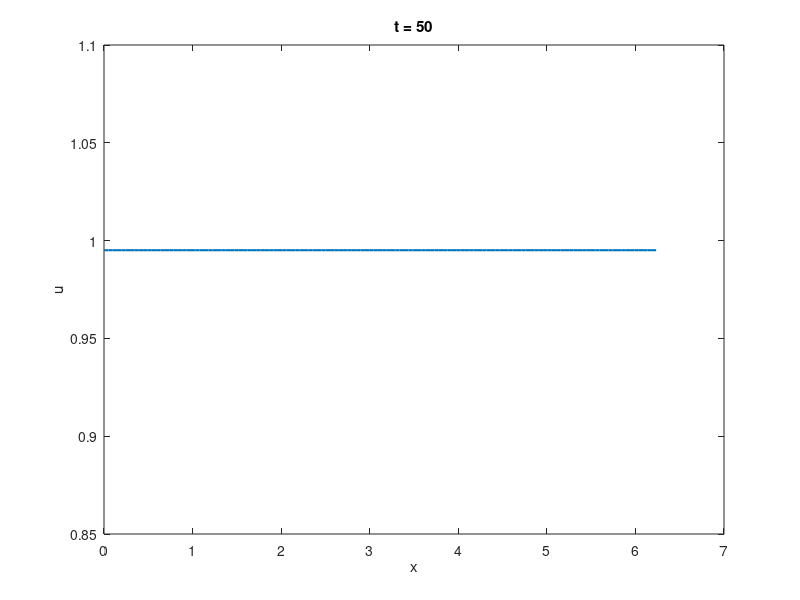
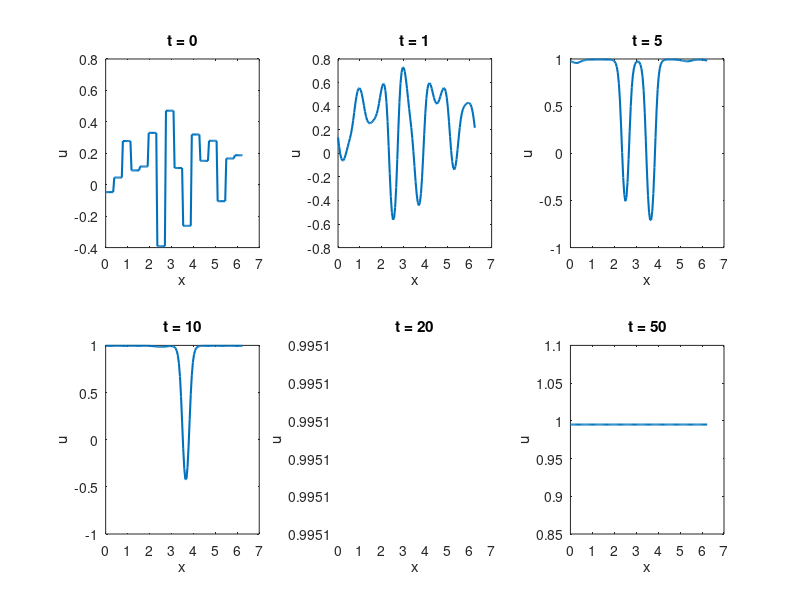

The MATLAB script that drew these images, in order:
% 半隐式方法解具有周期边值条件的Allen-Cahn方程
% 添加非线性项g(u)=λu^5

% 参数设置
gamma = 0.01;     % 扩散系数
epsilon = 0.1;     % 界面宽度参数
lambda = 0.01;    % 非线性项系数
N = 128;          % 空间离散点数
dt = 0.1;         % 时间步长
tmax = 50;        % 最大计算时间
nt = tmax/dt;     % 时间步数

% 空间离散
L = 2*pi;         % 计算区域长度
dx = L/N;         % 空间步长
x = (0:N-1)'*dx; % 空间网格点

% 波数
k = [0:N/2-1 0 -N/2+1:-1]'; % 波数向量

% 初始条件（随机分块）
u = zeros(N,1);
nb = 8;  % 分块数
for j = 0:N/nb-1
    u(j*nb+1:(j+1)*nb) = (rand(1)-0.5)*ones(nb,1);
end

% 存储结果用于绘图
plot_times = [0 1 5 10 20 50]; % 需要绘图的时间点
plot_indices = round(plot_times/dt) + 1;
plot_indices = plot_indices(plot_indices <= nt+1);
results = zeros(N, length(plot_indices));
result_index = 1;

if plot_indices(1) == 1
    results(:, result_index) = u;
    result_index = result_index + 1;
end

% 时间推进
figure(1);
plot(x, u, 'LineWidth', 1.5);
title(['t = 0']);
xlabel('x');
ylabel('u');
drawnow;

% 计算线性项的系数
mu = 1./(1 + gamma * k.^2 * dt);

% 时间推进
for n = 1:nt
    % 计算非线性项 f(u) = (u^2-1)u + λu^5
    f = (u.^2 - 1).*u + lambda*u.^5;
    
    % 计算非线性项的Fourier变换
    fk = fft(f);
    
    % 计算u的Fourier变换
    uk = fft(u);
    
    % 半隐式格式时间推进
    uk_new = mu .* (uk - (gamma*dt/epsilon^2) * fk);
    
    % 逆变换回物理空间
    u = real(ifft(uk_new));
    
    % 存储特定时间点的结果
    if ismember(n+1, plot_indices)
        results(:, result_index) = u;
        result_index = result_index + 1;
    end
    
    % 绘制特定时间点的结果
    if ismember(n, round(plot_times/dt))
        figure(1);
        plot(x, u, 'LineWidth', 1.5);
        title(['t = ', num2str(n*dt)]);
        xlabel('x');
        ylabel('u');
        drawnow;
    end
end

% 绘制最终结果
figure(2);
plot_count = length(plot_indices);
for i = 1:plot_count
    subplot(2, ceil(plot_count/2), i);
    plot(x, results(:,i), 'LineWidth', 1.5);
    title(['t = ', num2str(plot_times(i))]);
    xlabel('x');
    ylabel('u');
end

% 计算误差和收敛阶（如果需要）
function [error, order] = compute_error(dt_values)
    % 参数设置
    gamma = 0.01;
    epsilon = 0.1;
    lambda = 0.01;
    N = 128;
    tmax = 50;
    
    % 计算参考解（使用非常小的时间步长）
    dt_ref = 1/640;
    nt_ref = tmax/dt_ref;
    
    % 初始条件
    u_init = zeros(N,1);
    nb = 8;
    for j = 0:N/nb-1
        u_init(j*nb+1:(j+1)*nb) = (rand(1)-0.5)*ones(nb,1);
    end
    
    % 计算参考解
    u_ref = solve_allen_cahn(u_init, gamma, epsilon, lambda, N, dt_ref, nt_ref);
    
    % 计算不同时间步长的误差
    errors = zeros(size(dt_values));
    for i = 1:length(dt_values)
        dt = dt_values(i);
        nt = tmax/dt;
        u_approx = solve_allen_cahn(u_init, gamma, epsilon, lambda, N, dt, nt);
        errors(i) = max(abs(u_approx - u_ref));
    end
    
    % 计算收敛阶
    order = zeros(length(dt_values)-1, 1);
    for i = 1:length(dt_values)-1
        order(i) = log2(errors(i)/errors(i+1));
    end
    
    error = errors;
end

% 求解Allen-Cahn方程的函数
function u = solve_allen_cahn(u_init, gamma, epsilon, lambda, N, dt, nt)
    % 波数
    k = [0:N/2-1 0 -N/2+1:-1]';
    
    % 线性项系数
    mu = 1./(1 + gamma * k.^2 * dt);
    
    % 初始条件
    u = u_init;
    
    % 时间推进
    for n = 1:nt
        % 计算非线性项 f(u) = (u^2-1)u + λu^5
        f = (u.^2 - 1).*u + lambda*u.^5;
        
        % 计算非线性项的Fourier变换
        fk = fft(f);
        
        % 计算u的Fourier变换
        uk = fft(u);
        
        % 半隐式格式时间推进
        uk_new = mu .* (uk - (gamma*dt/epsilon^2) * fk);
        
        % 逆变换回物理空间
        u = real(ifft(uk_new));
    end
end